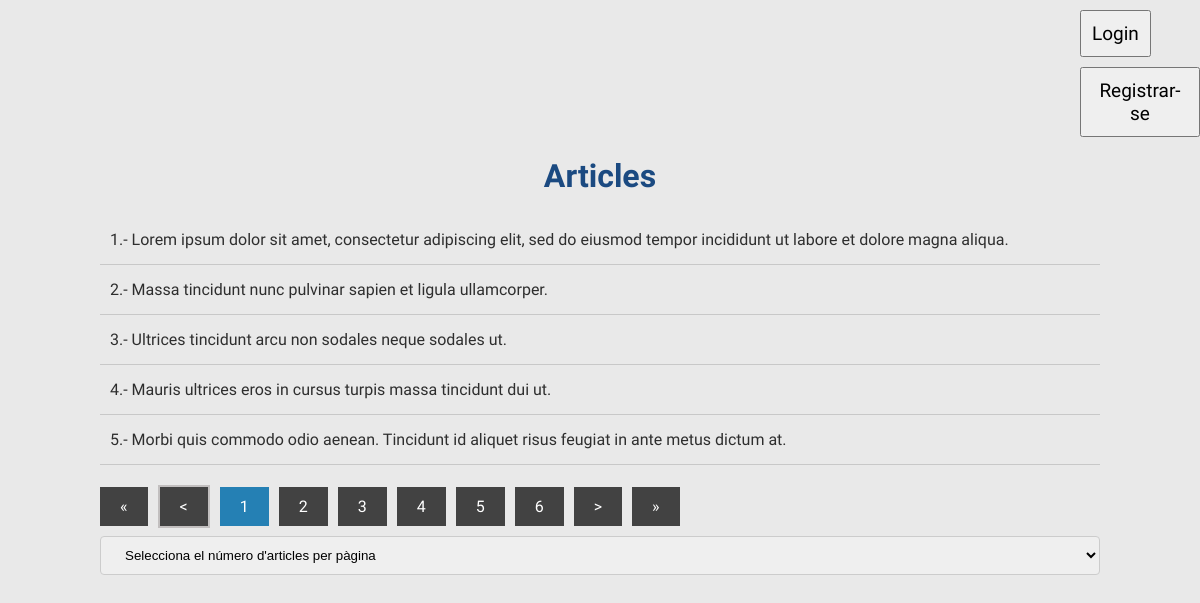
The page / on the database its author committed.
### tables this page shows
CREATE TABLE `articles` (
  `id` int(11) NOT NULL,
  `article` text NOT NULL
);

### MODEL/model.php (called while the page is built, shortened)
<?php
function obtenirArticles($offset, $articlesPagina, $pdo)
{
    $stmt = $pdo->prepare("SELECT * FROM articles LIMIT :offset, :articlesPagina");
    $stmt->bindParam(':offset', $offset, PDO::PARAM_INT);
    $stmt->bindParam(':articlesPagina', $articlesPagina, PDO::PARAM_INT);
    $stmt->execute();
    return $stmt->fetchAll(PDO::FETCH_ASSOC);
}
function numTotalArticles($pdo)
{
    $stmt = $pdo->query("SELECT COUNT(*) as total FROM articles");
    return $stmt->fetch(PDO::FETCH_ASSOC)['total'];
}
?>

### index.php (the view, shortened to what this page needs)
<?php
require 'MODEL/model.php';
$pagActual = isset($_GET['pagina']) ? abs(intval($_GET['pagina'])) : 1;
$articlesPagina = isset($_GET['articlesXpag']) ? abs(intval($_GET['articlesXpag'])) : 5;
$offset = ($pagActual - 1) * $articlesPagina;
$articles = obtenirArticles($offset, $articlesPagina, $pdo);
function articles(){
    $articlesPagina = isset($_GET['articlesXpag']) ? abs(intval($_GET['articlesXpag'])) : 5;
    $pagActual = isset($_GET['pagina']) ? abs(intval($_GET['pagina'])) : 1;
    $offset = ($pagActual - 1) * $articlesPagina;
    $pdo = con();
    $articles = obtenirArticles($offset, $articlesPagina, $pdo);
    foreach ($articles as $article):
        echo '<li>' . $article['id'] . '.- ' . $article['article'] . '</li>';
    endforeach;
}
function paginacio(){
    $articlesPagina = isset($_GET['articlesXpag']) ? abs(intval($_GET['articlesXpag'])) : 5;
    $pagActual = isset($_GET['pagina']) ? abs(intval($_GET['pagina'])) : 1;
    $pdo = con();
    $totalArticles = numTotalArticles($pdo);
    $paginesTotals = ceil($totalArticles / $articlesPagina);
    echo '<li><a href="?pagina=1">&laquo</a></li>';
    if ($pagActual > 1) {
        echo '<li><a href="?pagina=' . ($pagActual - 1 ) . '">&lt;</a></li>';
    } else {
        echo '<li class="disabled"><a href="#">&lt;</a></li>';
    }
    for ($i = 1; $i <= $paginesTotals; $i++) {
        if ($pagActual == $i) {
            echo '<li class="active"><a href="#">' . $i . '</a></li>';
        } else {
            echo '<li><a href="?pagina=' . $i . '">' . $i . '</a></li>';
        }
    }
    if ($pagActual < $paginesTotals) {
        echo '<li><a href="?pagina=' . ($pagActual + 1). '">&gt;</a></li>';
    } else {
        echo '<li class="disabled"><a href="#">&gt;</a></li>';
    }
    echo '<li><a href="?pagina=' . $paginesTotals . '">&raquo</a></li>';
}
require 'VISTA/vista.php';
?>

### VISTA/vista.php (shortened to what this page needs)
<!DOCTYPE html>
<html lang="es">
<head>
	<link rel="stylesheet" href="ESTIL/estils.css">
</head>
<body>
<body>
	<div class="header">
			<?php
			if (isset($_SESSION['user'])) {
				$user = $_SESSION['user'];
				echo "<p>Benvingut " . $user['username'] . "</p>";
				echo "<a href='logout.php'>Logout</a>";
			} else {
				echo "<button type='submit' value='Login' onclick=\"window.location.href='VISTA/login.vista.php'\">Login</button>
				<button type='submit' value='Registre' onclick=\"window.location.href='VISTA/registre.vista.php'\">Registrar-se</button>";
			}
			?>
	</div>
    <div class="contenidor">
        <h1>Articles</h1>
        <section class="articles">
            <ul>
                <?php
				articles()
				?>
            </ul>
        </section>
		<section class="paginacio">
			<ul>
				<?php
				paginacio()
				?>
			</ul>
		</section>
		<div>
			<form action="" method="GET">
			<select name="articlesXpag" id="articlesXpag" onchange="this.form.submit()">
				<option value="0">Selecciona el número d'articles per pàgina</option>
			</select>
			</form>
		</div>
    </div>
</body>
</html>

### ESTIL/estils.css (style rules this page uses)
* { margin: 0; padding: 0; -webkit-box-sizing: border-box; -moz-box-sizing: border-box; box-sizing: border-box; }
body { background: #e9e9e9; color: #2e2e2e; font-family: 'Open Sans Condensed', sans-serif; }
.contenidor { width: 90%; max-width: 1000px; margin: auto; }
h1 { margin: 20px 0; text-align: center; font-family: 'Open Sans Condensed', sans-serif; color: #1b4a81; font-weight: black; }
.contenidor .articles { margin-bottom: 20px; }
.contenidor .articles ul { list-style: none; }
.contenidor .articles ul li { padding:15px 10px; border-bottom: 1px solid #c8c8c8; }
.paginacio ul { list-style: none; }
.paginacio ul li { display: inline-block; margin-right: 10px; }
.paginacio ul .active a { background: #2580b4; }
.paginacio ul .disabled { background: #c2bfbf; display: inline-block; font-family: 'Open Sans Condensed', sans-serif; padding: 2px 2px; cursor:not-allowed; color:#fff; text-decoration: none; }
.paginacio ul li a { display: inline-block; font-family: 'Open Sans Condensed', sans-serif; padding: 10px 20px; background: #424242; color:#fff; text-decoration: none; }
select { width: 100%; padding: 10px 20px; margin: 8px 0; display: inline-block; border: 1px solid #ccc; border-radius: 4px; box-sizing: border-box; }
.header { margin-left: 90%; }
button { margin-top: 10px; font-family: 'Open Sans Condensed', sans-serif; font-size: 19px; padding: 10px; }

### rows shown on the page
articles: id "1", article "Lorem ipsum dolor sit amet, consectetur adipiscing elit, sed do eiusmod tempor incididunt ut labore et dolore magna aliqua."
articles: id "2", article "Massa tincidunt nunc pulvinar sapien et ligula ullamcorper."
articles: id "3", article "Ultrices tincidunt arcu non sodales neque sodales ut."
articles: id "4", article "Mauris ultrices eros in cursus turpis massa tincidunt dui ut."
articles: id "5", article "Morbi quis commodo odio aenean. Tincidunt id aliquet risus feugiat in ante metus dictum at."
